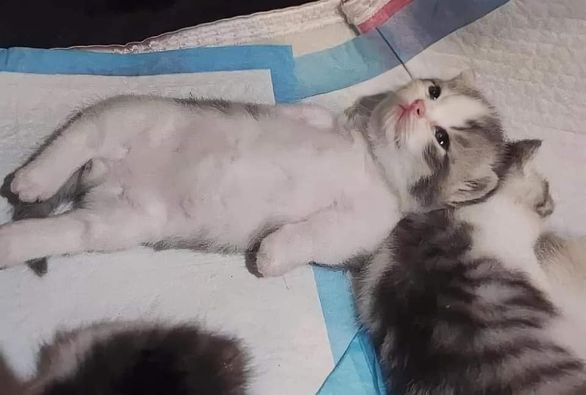
#> input picture DIP08/img.jpg, 586 x 395 px
$ jupyter execute code.ipynb
#> lines starting #> are read from the running program, lines starting #| are printed output that depends on the picture
## Digital Image Processing Lab 08
##### M. Shaheer Ijaz
##### 01-134212-127
##### BS ( CS ) 7-B

[cell 1]
import numpy as np
import matplotlib.pyplot as plt
import cv2

[cell 2]
img = cv2.imread("img.jpg")
#> img is the input picture: shape (395, 586, 3); mean B, G, R 132.1, 130, 136

gaussianBlurKernel = np.array(([[1, 2, 1], [2, 4, 2], [1, 2, 1]]), np.float32)/9
sharpenKernel = np.array(([[0, -1, 0], [-1, 9, -1], [0, -1, 0]]), np.float32)/9
meanBlurKernel = np.ones((3, 3), np.float32)/9

gaussianBlur = cv2.filter2D(src=img, kernel=gaussianBlurKernel, ddepth=-1)
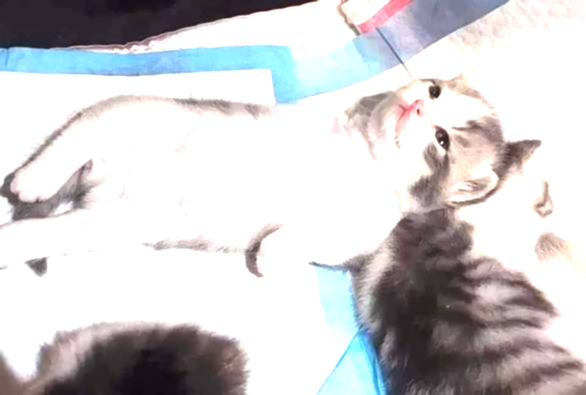
#> gaussianBlur: shape (395, 586, 3); mean B, G, R 207, 204.9, 206.6
meanBlur = cv2.filter2D(src=img, kernel=meanBlurKernel, ddepth=-1)
sharpen = cv2.filter2D(src=img, kernel=sharpenKernel, ddepth=-1)
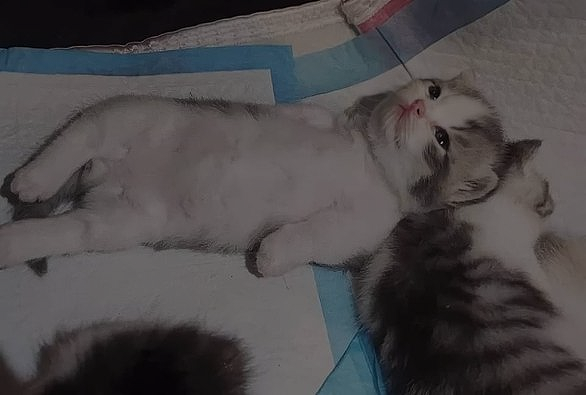
#> sharpen: shape (395, 586, 3); mean B, G, R 73.4, 72.2, 75.6

plt.figure(figsize=(6, 4))
plt.subplot(2, 2, 1)
plt.imshow(img)
plt.title("Original Image")
plt.axis('off')

plt.subplot(2, 2, 2)
plt.imshow(gaussianBlur)
plt.title("Gaussian Blur")
plt.axis('off')

plt.subplot(2, 2, 3)
plt.imshow(meanBlur)
plt.title("Mean Blur")
plt.axis('off')

plt.subplot(2, 2, 4)
plt.imshow(sharpen)
plt.title("Sharpened Image")
plt.axis('off')

plt.show()
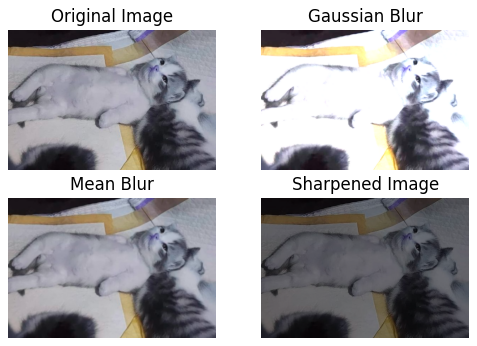
#> figure drawn by matplotlib, 4 panels; B, G, R data is drawn as R, G, B

---
---

[cell 3]
img = cv2.imread("img.jpg")

kernel = np.ones((5,5),np.float32)/25
dst = cv2.filter2D(img,-1,kernel)
blur = cv2.blur(img, (3,3))

plt.figure(figsize=(8,6))
plt.subplot(1,3,1)
plt.imshow(img)
plt.title("Original Image")
plt.axis('off')

plt.subplot(1,3,2)
plt.imshow(dst)
plt.title("Averaging Filter")
plt.axis('off')

plt.subplot(1,3,3)
plt.imshow(blur)
plt.title("Blur")
plt.axis('off')

plt.show()
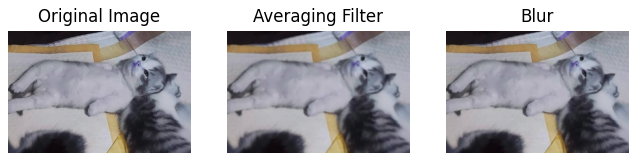
#> figure drawn by matplotlib, 3 panels; B, G, R data is drawn as R, G, B

---
---

##### Task #1

[cell 4]
img = cv2.imread("img.jpg")

avg_filter = cv2.blur(img, (5,5))
gaussian_filter = cv2.GaussianBlur(img, (5, 5), 0)

plt.figure(figsize=(8,6))
plt.subplot(1,3,1)
plt.imshow(img)
plt.title("Original Image")
plt.axis('off')

plt.subplot(1,3,2)
plt.imshow(avg_filter)
plt.title("Averaging Filter")
plt.axis('off')

plt.subplot(1,3,3)
plt.imshow(gaussian_filter)
plt.title("Gaussian Blur")
plt.axis('off')

plt.show()
#> figure, not shown here; B, G, R data is drawn as R, G, B

### Average Filter:
*    Applies a uniform smoothing effect.
*    Each pixel is replaced by the average value of its surrounding 5x5 neighborhood.
*    This often results in a "blocky" or overly smooth appearance, which can reduce fine details.

### Gaussian Filter:
*    Smooths the image with weights distributed according to a Gaussian function.
*    Nearby pixels contribute more to the result than distant ones, creating a more natural blur.
*    This preserves edges better compared to the average filter.

---
---

##### Task #2

[cell 5]
img = cv2.imread("sap.jpg")
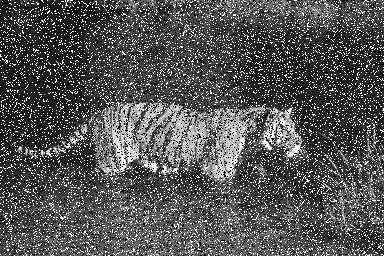
#> input picture DIP08/sap.jpg, 384 x 256 px
#> img is the input picture: shape (256, 384, 3); min 0, max 255, mean 86.1

r5_filter = cv2.medianBlur(img,5)
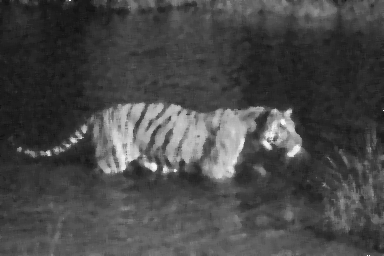
#> r5_filter: shape (256, 384, 3); min 16, max 248, mean 71.7
r1_filter = cv2.erode(img,np.ones((5,5), np.uint8))
r25_filter = cv2.dilate(img,np.ones((5,5), np.uint8))
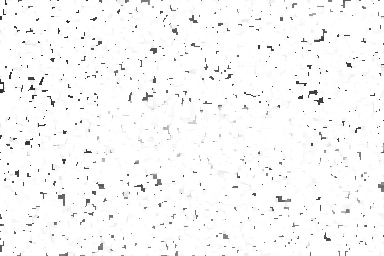
#> r25_filter: shape (256, 384, 3); min 41, max 255, mean 248.5

plt.figure(figsize=(8,6))
plt.subplot(2,2,1)
plt.imshow(img)
plt.title("Original Image")
plt.axis('off')

plt.subplot(2,2,2)
plt.imshow(r5_filter)
plt.title("Rank 5 (Median) Filter")
plt.axis('off')

plt.subplot(2,2,3)
plt.imshow(r1_filter)
plt.title("Rank 1 (Min) Filter")
plt.axis('off')

plt.subplot(2,2,4)
plt.imshow(r25_filter)
plt.title("Rank 25 (Max) Filter")
plt.axis('off')

plt.show()

__Rank = 1:__ _This is the minimum filter, replacing each pixel with the minimum value in the 5x5 neighborhood. It can increase the appearance of "pepper" noise (dark spots) while reducing "salt" noise (bright spots)._

__Rank = 25:__ _This is the maximum filter, replacing each pixel with the maximum value in the neighborhood. It can increase "salt" noise while reducing "pepper" noise._

---
---

##### Task #3

[cell 6]
def mylaplacian(img):
    gray = cv2.cvtColor(img, cv2.COLOR_BGR2GRAY)
    gray = gray.astype(np.float32) / 255.0
    laplacian_x = np.zeros_like(gray)
    laplacian_y = np.zeros_like(gray)
    for i in range(1, gray.shape[0] - 1):
        for j in range(1, gray.shape[1] - 1):
            laplacian_x[i, j] = gray[i+1, j] + gray[i-1, j] - (2 * gray[i, j])
            laplacian_y[i, j] = gray[i, j+1] + gray[i, j-1] - (2 * gray[i, j])
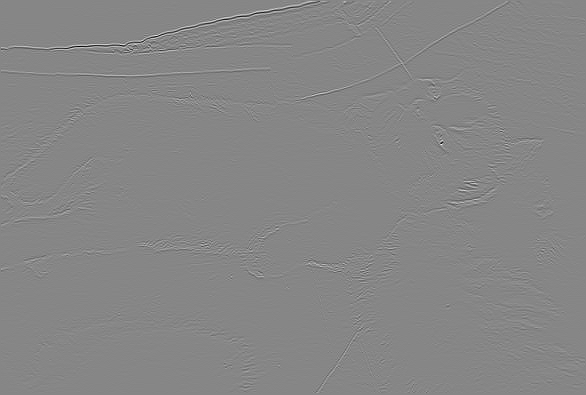
#> laplacian_x: shape (395, 586) float32; min -0.816, max 0.729, mean -2.3e-06; drawn with min black and max white
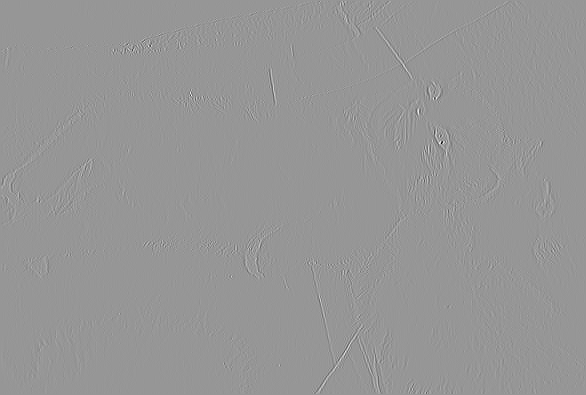
#> laplacian_y: shape (395, 586) float32; min -0.835, max 0.58, mean 4.27e-06; drawn with min black and max white
    laplacian_xy = np.sqrt(laplacian_x**2 + laplacian_y**2)
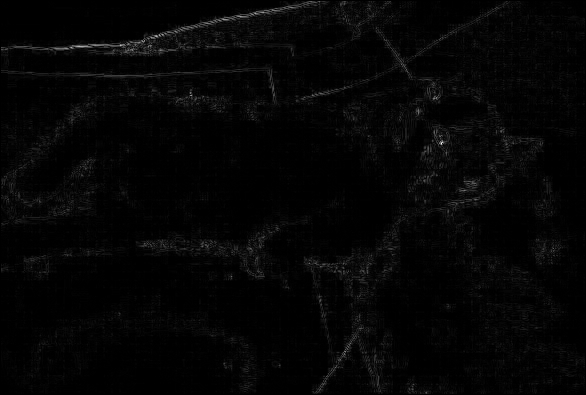
#> laplacian_xy: shape (395, 586) float32; min 0, max 1.12, mean 0.0239; drawn with min black and max white
    return laplacian_xy

img = cv2.imread('img.jpg')
edges = mylaplacian(img)

plt.figure(figsize=(6,4))

plt.subplot(1,2,1)
plt.imshow(img)
plt.title("Original Image")
plt.axis('off')

plt.subplot(1,2,2)
plt.imshow(edges)
plt.title("Edges")
plt.axis('off')

plt.show()
#> figure, not shown here; B, G, R data is drawn as R, G, B
